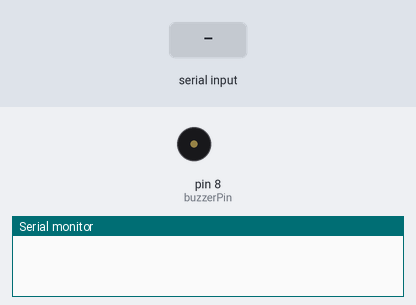
Bench run of a sketch on a simulated Arduino Uno, built with avr-gcc and run on an emulated ATmega328P. Parts: buzzer (waves = sounding), the last lines printed to the serial monitor. The inputs (shaded band) are chosen by the test bench.

Above: at 1.2 s.
1.3 s: "90,45\n" received over Serial
At 3.1 s:
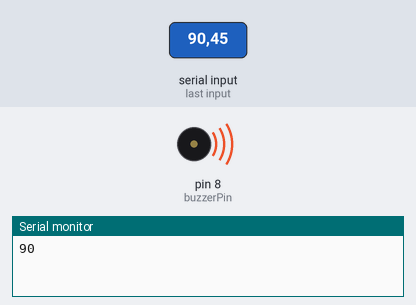
4.3 s: "30,150\n" received over Serial
At 6.8 s:
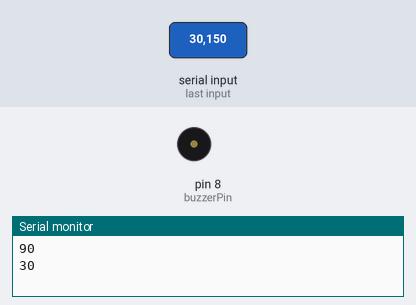
7.3 s: "90\n" received over Serial
At 9.1 s:
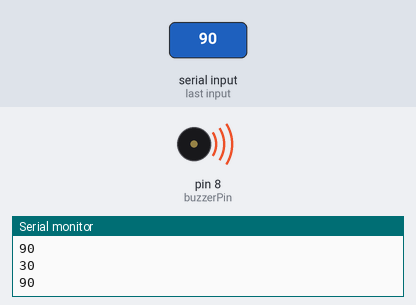
Timing chart, 0 to 10.8 s (numbered marks = the images above; inputs shaded):
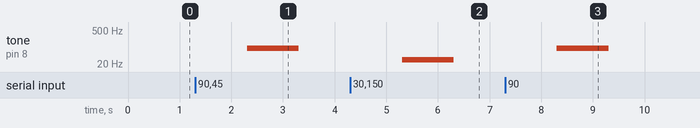

Measured:
- after the input at 1.3 s, tone on pin 8 (buzzerPin): silent → 90 Hz after 1.0 s, → silent 1.0 s later
- after the input at 4.3 s, tone on pin 8 (buzzerPin): silent → 30 Hz after 1.0 s, → silent 1.0 s later
- after the input at 7.3 s, tone on pin 8 (buzzerPin): silent → 90 Hz after 1.0 s, → silent 1.0 s later

The sketch:

code1.ino
```cpp
int buzzerPin = 8;
void setup() {
  //baudrate = 9600
  Serial.begin(9600);
  //pinMode(buzzerPin, OUTPUT);
}

void loop() {
  while (Serial.available() > 0) {
    String frequency = Serial.readString();
    Serial.println(frequency.toInt());
    //tone(pin, frequency, duration)
    tone(buzzerPin, frequency.toInt(), 1000);


    //noTone(pin)
    //If you want to play different pitches on multiple pins,
    //you need to call noTone() on one pin
    //before calling tone() on the next pin.

    //delay(300);
    //method delay is independent with tone.

  }

}
```
